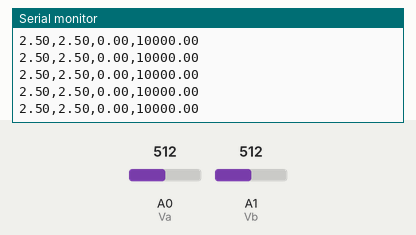
This sketch was run on a simulated Arduino Uno, built with avr-gcc and run on an emulated ATmega328P. Shown: the last lines printed to the serial monitor. Inputs (shaded band) come from the test bench; at power-on: A0 (Va) = 512, A1 (Vb) = 512.

Above: at 1.2 s.
1.3 s: A0 (Va) set to 12
At 1.33 s:
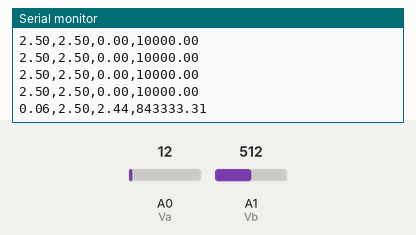
2.8 s: A0 (Va) set to 9
At 2.86 s:
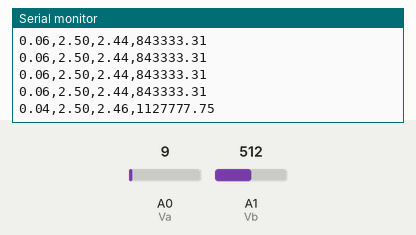
Timing chart, 0 to 5.8 s (numbered marks = the images above; inputs shaded):
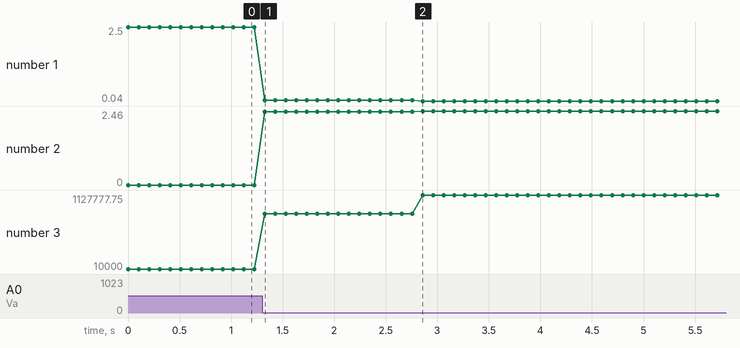

The sketch:

arduino_analog_read.ino
```cpp
  int val = 0; //Vb-Ba
  int val2 = 0; // Va 값 인식
  int val3 = 0; // Vb 값 인식
  float R1 = 10000; // Wheatstone Bridge R1 값
  float R2 = 10000; // Wheatstone Bridge R2 값
  float R3 = 10000; // Wheatstone Bridge R3 값
  float Vin = 5;  // Wheatstone Bridge input 전압값
  int Va = A0;  // A0 port
  int Vb = A1;  // A1 port
  float Vout = 0; // Vout 초기값 설정
  float voltage2 = 0; // Voltage2 초기값 설정
  float voltage3 = 0; // Voltage3 초기값 설정
  float Resistance = 0; // 상용압력센서의 저항 초기값 설정


void setup() {
  // put your setup code here, to run once:
  Serial.begin(9600);
}

void loop() {
  // put your main code here, to run repeatedly:
  val2 = analogRead(Va);  // Analog-to-Digital Conversion (ADC)
  voltage2 = (float)val2/1024*5; // 아두이노 ADC 해상도: 1024
  Serial.print(voltage2);// voltage2 값 출력
  val3 = analogRead(Vb);
  voltage3 = (float)val3/1024*5;
  Serial.print(",");
  Serial.print(voltage3);
  Vout = voltage3-voltage2;
  Serial.print(",");
  Serial.print(Vout);
  // Resistance = R3/((Vout/Vin)+(R1/(R1+R2)))-1;  // Resistance 값 계산식
  // float up = R3 * (-R2/(R1+R2) + (Vout/Vin));
  // float down = (- 1 + (R2/(R1+R2)) - (Vout/Vin));
  Resistance = R1/(-Vout/Vin + R1/(R2+R3))-R1;
  // Resistance = up / down;
  Serial.print(","); // Resistance 이름 출력
  Serial.println(Resistance); // Resistance 값 출력
  // (voltage2, voltage3, Vout, Resistance)
  delay(100); // 100 ms로 출력
  // v_a = analogRead(A0);
  // v_b = analogRead(A1);
  // // v_b = 100;
  // float voltage = v_a - v_b;
  // // Serial.print(v_a); Serial.print(", "); Serial.println(v_b);
  // Serial.print(v_a); Serial.print(","); Serial.print(v_b); Serial.print(",")
  // Serial.println(voltage);
  // delay(100);
}
```

Measured:
- after the input at 1.3 s, the serial monitor: prints a new line at once (image 1)
- after the input at 2.8 s, the serial monitor: prints a new line after 0.06 s (image 2)
- plotted number 1: 2.5 → 0.06 after the input at 1.3 s, 0.06 → 0.04 after the input at 2.8 s
- plotted number 2: 0 → 2.44 after the input at 1.3 s, 2.44 → 2.46 after the input at 2.8 s
- plotted number 3: 10000 → 843333.31 after the input at 1.3 s, 843333.31 → 1127777.75 after the input at 2.8 s
